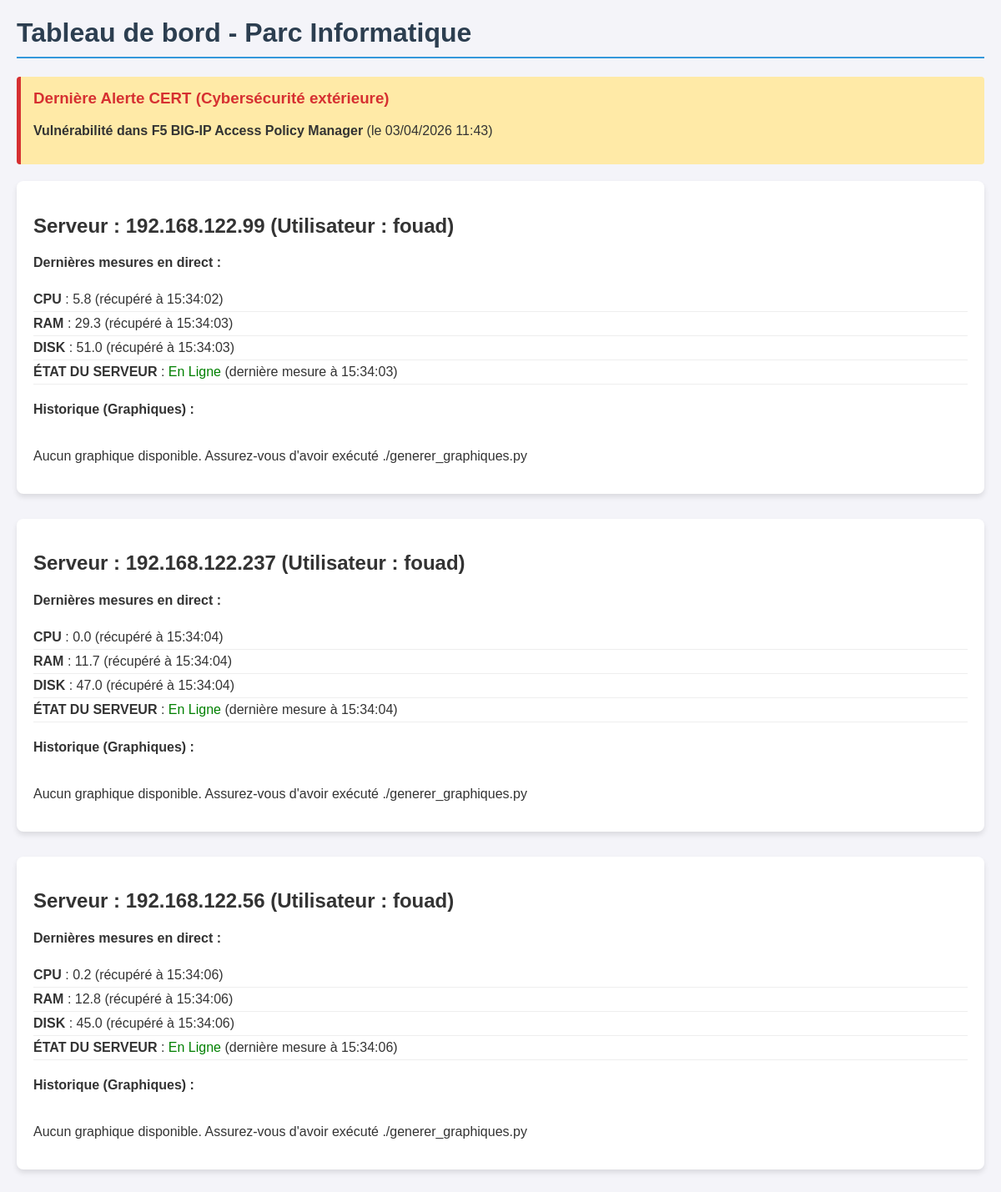
The page / on the database its author committed.
### tables this page shows
CREATE TABLE alertes_cert (
    id INTEGER PRIMARY KEY AUTOINCREMENT,
    timestamp INTEGER,
    titre TEXT
);

CREATE TABLE hosts (
    id INTEGER PRIMARY KEY AUTOINCREMENT,
    ip TEXT UNIQUE,
    utilisateur TEXT
);

CREATE TABLE mesures (
    id INTEGER PRIMARY KEY AUTOINCREMENT,
    timestamp INTEGER,
    ip TEXT,
    sonde TEXT,
    valeur REAL
);

### app.py (the view)
@app.route('/')
def index():
    hosts, alerte, graphiques, val_actuelles, alertes_sys = get_db_info()
    return render_template('index.html', hosts=hosts, alerte=alerte, graphiques=graphiques, dernieres_valeurs=val_actuelles, alertes_systeme=alertes_sys)

### templates/index.html (shortened to what this page needs)
<!DOCTYPE html>
<html lang="fr">
<head>
</head>
<body>
    <h1>Tableau de bord - Parc Informatique</h1>
    {% if alerte %}
    <div class="alerte-box">
        <h3>Dernière Alerte CERT (Cybersécurité extérieure)</h3>
        <p><strong>{{ alerte.titre }}</strong> (le {{ alerte.date }})</p>
    </div>
    {% endif %}
    {% for ip, user in hosts %}
    <div class="host-section">
        <h2>Serveur : {{ ip }} (Utilisateur : {{ user }})</h2>
        <h4>Dernières mesures en direct :</h4>
        <ul>
            {% for sonde, data in dernieres_valeurs[ip].items() %}
                {% if sonde == 'ETAT' %}
                    {% if data.valeur == -1 or data.valeur == -1.0 %}
                        <li><strong>ÉTAT DU SERVEUR</strong> : <span style="color: red;">Déconnecté / Injoignable</span> (dernière tentative à {{ data.heure }})</li>
                    {% else %}
                        <li><strong>ÉTAT DU SERVEUR</strong> : <span style="color: green;">En Ligne</span> (dernière mesure à {{ data.heure }})</li>
                    {% endif %}
                {% else %}
                    <li><strong>{{ sonde }}</strong> : {{ data.valeur }} (récupéré à {{ data.heure }})</li>
                {% endif %}
            {% else %}
            <li>Aucune donnée texte disponible. Assurez-vous que ./manager.sh a été exécuté.</li>
            {% endfor %}
        </ul>
        <h4>Historique (Graphiques) :</h4>
        <div class="graphs-container">
            {% if graphiques[ip] %}
                <div class="graph-card">
                    <embed type="image/svg+xml" src="/graphiques/{{ ip }}_all.svg" />
                </div>
            {% else %}
                <p>Aucun graphique disponible. Assurez-vous d'avoir exécuté ./generer_graphiques.py</p>
            {% endif %}
        </div>
    </div>
    {% endfor %}
</body>
</html>

### templates/index.html (style rules this page uses)
body { font-family: Arial, sans-serif; margin: 20px; background-color: #f4f4f9; color: #333; }
h1 { color: #2c3e50; border-bottom: 2px solid #3498db; padding-bottom: 10px; }
.host-section { background: white; padding: 20px; margin-bottom: 30px; border-radius: 8px; box-shadow: 0 4px 6px rgba(0,0,0,0.1); }
.graphs-container { display: flex; flex-wrap: wrap; gap: 20px; margin-top: 15px; }
.alerte-box { background: #ffeaa7; border-left: 5px solid #d63031; padding: 15px; margin-bottom: 20px; border-radius: 4px; }
.alerte-box h3 { margin-top: 0; color: #d63031; }
ul { list-style-type: none; padding-left: 0; }
ul li { padding: 5px 0; border-bottom: 1px solid #eee; }

### rows shown on the page
alertes_cert: titre "Vulnérabilité dans F5 BIG-IP Access Policy Manager"
hosts: ip "192.168.122.99", utilisateur "fouad", ip "CPU" "RAM" "DISK", heure "15:34:02" "15:34:03" "15:34:03", heure "15:34:03", shows "Aucun graphique disponible. Assurez-vous d'avoir exécuté ./generer_graphiques.py"
mesures: valeur "5.8"
mesures: valeur "29.3"
mesures: valeur "51.0"
hosts: ip "192.168.122.237", utilisateur "fouad", ip "CPU" "RAM" "DISK", heure "15:34:04" "15:34:04" "15:34:04", heure "15:34:04", shows "Aucun graphique disponible. Assurez-vous d'avoir exécuté ./generer_graphiques.py"
mesures: valeur "0.0"
mesures: valeur "11.7"
mesures: valeur "47.0"
hosts: ip "192.168.122.56", utilisateur "fouad", ip "CPU" "RAM" "DISK", heure "15:34:06" "15:34:06" "15:34:06", heure "15:34:06", shows "Aucun graphique disponible. Assurez-vous d'avoir exécuté ./generer_graphiques.py"
mesures: valeur "0.2"
mesures: valeur "12.8"
mesures: valeur "45.0"

### other values the page prints
{{ alerte.date }} "03/04/2026 11:43"
